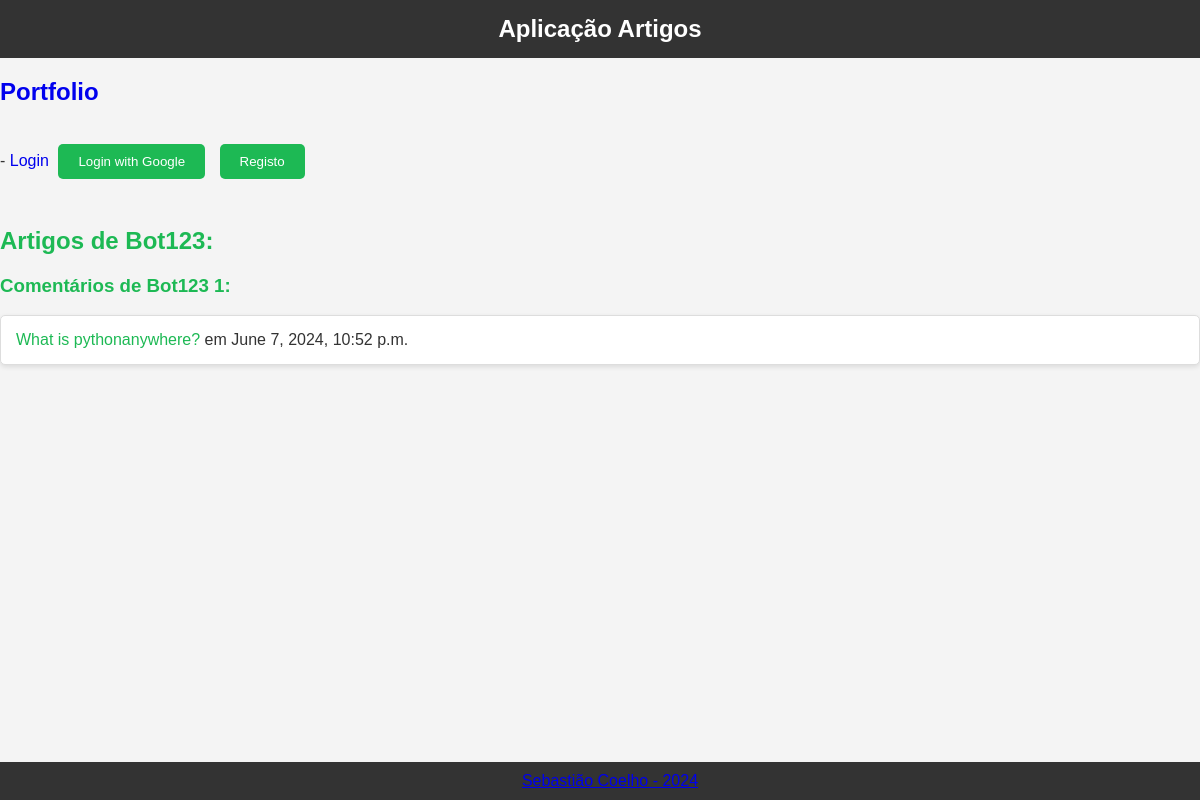
The page /artigos/autor/2/ on the database its author committed.
### artigos/models.py (models this page shows, shortened)
class Utilizador(models.Model):
    username = models.CharField(max_length=100, unique=True)
    user = models.OneToOneField(User, on_delete=models.CASCADE, null=True)

class Comentario(models.Model):
    artigo = models.ForeignKey(Artigo, on_delete=models.CASCADE)
    utilizador = models.ForeignKey(Utilizador, on_delete=models.CASCADE)
    conteudo = models.TextField()
    data_comentario = models.DateTimeField(auto_now_add=True)

class Artigo(models.Model):
    autor = models.ForeignKey(Utilizador, on_delete=models.CASCADE)
    titulo = models.CharField(max_length=100)
    conteudo = models.TextField()
    data_publicacao = models.DateField()
    media_ratings = models.FloatField(default=0)

### artigos/views.py (the view)
# urls.py: path('autor/<int:autor_id>/', views.autor_view, name='autor'),
def autor_view(request, autor_id):
    autor = Utilizador.objects.get(id=autor_id)
    artigos = Artigo.objects.filter(autor=autor).order_by('data_publicacao')
    comentarios = Comentario.objects.filter(utilizador=Utilizador.objects.get(id=autor_id))
    context = {
        'autor': autor,
        'artigos': artigos,
        'comentarios': comentarios
    }
    return render(request, 'artigos/autor.html', context)

### artigos/templates/artigos/autor.html (shortened to what this page needs)
{% extends 'artigos/layout.html' %}
{% block content %}
    <h2>Artigos de {{ autor.username }}:</h2>
    <h3>Comentários de {{ autor.username }} {{ comentarios.count }}:</h3>
    <ul>
        {% for comentario in comentarios %}
            <li>
                <a href="{% url 'artigos:artigo' comentario.artigo.id %}">{{ comentario.artigo.titulo }}</a>
                em {{ comentario.data_comentario }}
            </li>
        {% endfor %}
    </ul>
{% endblock %}

### static/artigos/estilos.css (style rules this page uses)
body { font-family: Arial, sans-serif; background-color: #f4f4f4; color: #333; margin: 0; padding: 0; }
ul { list-style: none; padding: 0; margin: 0; }
li { background: #fff; border: 1px solid #ddd; margin-bottom: 10px; padding: 15px; border-radius: 5px; box-shadow: 0 2px 5px rgba(0,0,0,0.1); }
li a { color: #1DB954; text-decoration: none; }
h2, h3 { color: #1DB954; }
h3 { margin-top: 20px; }
li { margin-bottom: 15px; }

### rows shown on the page
Utilizador: username "Bot123"
Comentario: artigo.titulo "What is pythonanywhere?", data_comentario "June 7, 2024, 10:52 p.m."

### other values the page prints
{{ comentarios.count }} "1"
